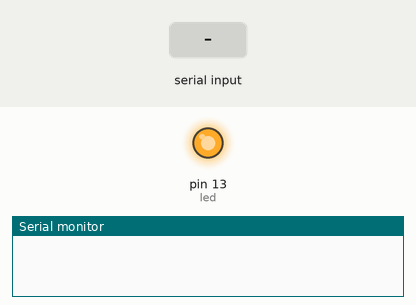
Simulated run of this sketch. Board: Arduino Uno, built with avr-gcc and run on an emulated ATmega328P. Shown: output pins drawn as LEDs (lit = HIGH), the last lines printed to the serial monitor. The test bench sets the inputs (shaded band).

Above: at 1.3 s.
1.4 s: "3" received over the second serial link
At 1.7 s:
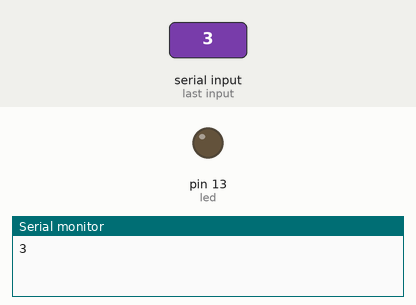
Timing chart, 0 to 7.9 s (numbered marks = the images above; inputs shaded):
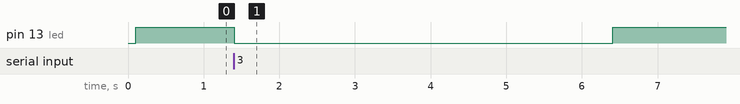

Measured:
- after the input at 1.4 s, pin 13 (led): HIGH → LOW at once, → HIGH 5.0 s later

The sketch:

ARDUINO2WP8_BLUETOOTH.ino
```cpp
#include <SoftwareSerial.h>

int BTTx = 2; // Sparkfun Bluetooth Module: TX
int BTRx = 3; // Sparkfun Bluetooth Module: RX
int led = 13; // My LED to Lightup

// Setup SoftwareSerial to use 'BT' & Read TX/RX Pins
SoftwareSerial BT(BTTx, BTRx);

void setup()
{
  // Setup LED
  pinMode(led, OUTPUT);

  // Setup USB Serial2PC (Listen/Output Received in Serial Monitor)
  Serial.begin(9600);

  // Setup Bluetooth for WP8
  BT.begin(115200);
  // Tell BT to Enter Command Mode (IMPORTANT!!!)
  BT.print("$$$");
  // Take a break, now Attempt (Too quick can cause failure)
  delay(100);
  // Set to 9600 Baud; 115200 too Fast (NewSoftSerial)
  // 9600 Buad change recommended on Arduino Website
  BT.println("U,9600,N");
  // Setup Bluetooth to 9600 & Listen Again
  BT.begin(9600);
}

void loop()
{
  // Setup LED ON (Since I have the Motor on first)
  digitalWrite(led, HIGH);

  // Read BT Module IF it Exists/Available
  if(BT.available())
  {
    // Any incoming Data will be Stored to GetBT
    char GetBT = (char)BT.read();
    // Print out what we Received (Testing)
    Serial.print(GetBT);
    BT.print("Hello");
    // In Windows Phone we made a incoming of 3
    if(GetBT == '3')
    {


      // Set LED Off
      digitalWrite(led, LOW);
      delay(5000); // Pause for 5s

      // Turn everything back ON (Motor + LED)
      digitalWrite(led, HIGH);
    }
  }
}
```
